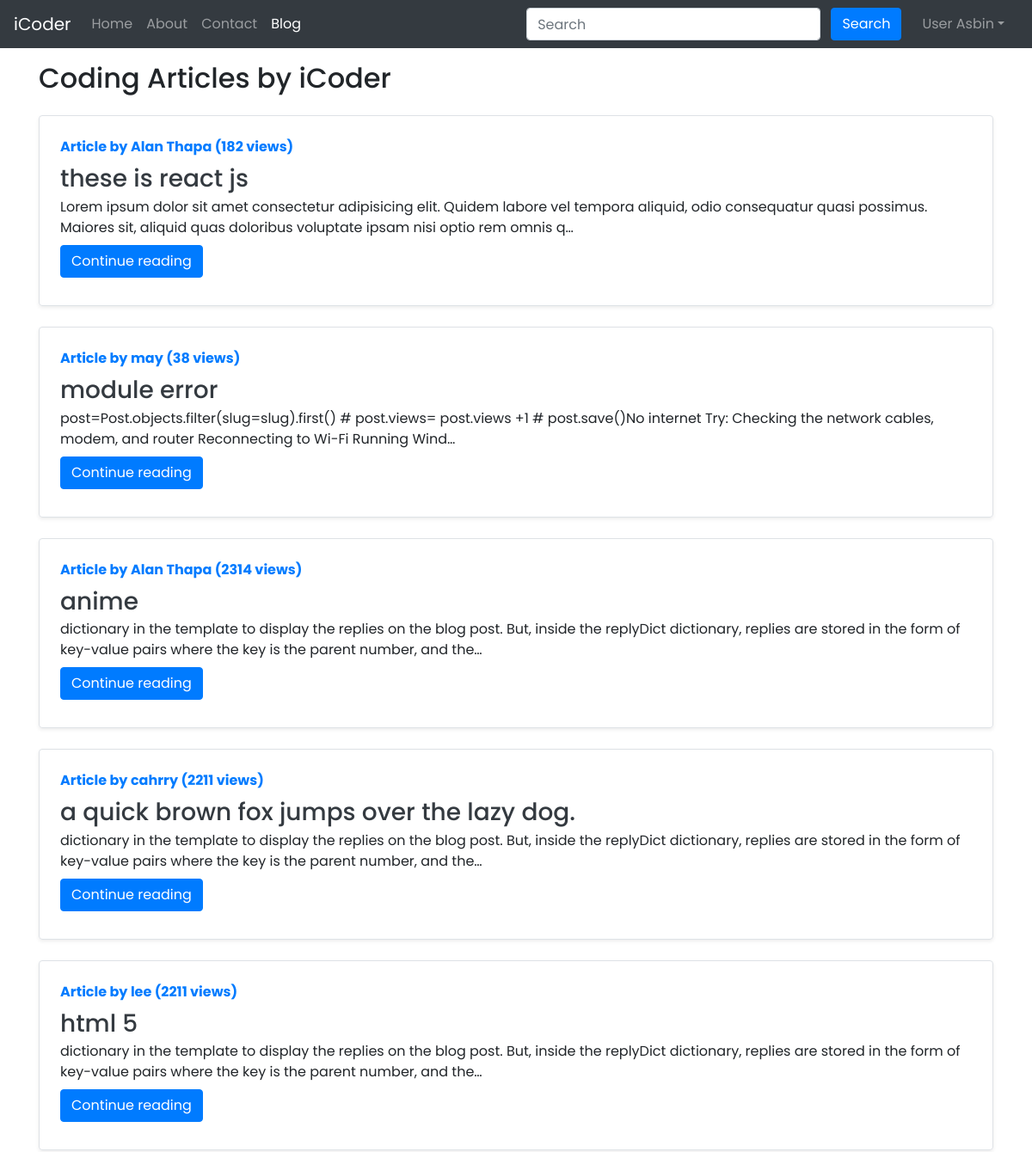
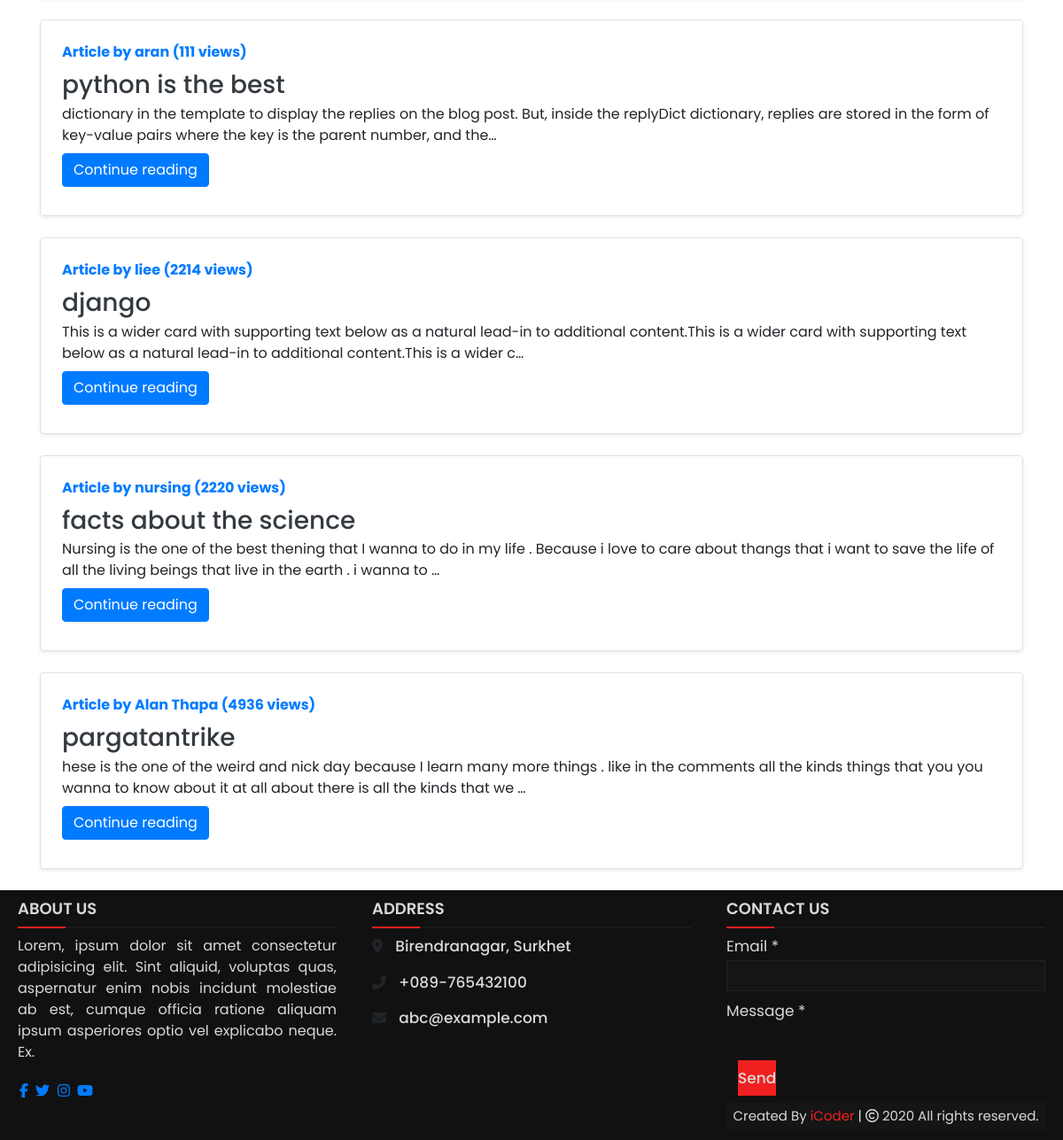
Page /blog/ (signed in) on the committed database (2 pictures, top to bottom).
### blog/models.py (models this page shows, shortened)
class Post(models.Model):
    sno = models.AutoField(primary_key=True)
    title = models.CharField(max_length=255)
    author = models.CharField(max_length=14)
    slug = models.CharField(max_length=130)
    views = models.IntegerField(default=0)
    timeStamp = models.DateTimeField(blank=True)
    content = models.TextField()

### blog/views.py (the view)
# urls.py: path('/', views.blogHome, name="bloghome"),
def blogHome(request):
    allPosts = Post.objects.all()
    context = {'allPosts': allPosts}
    return render(request, "blog/blogHome.html", context)

### templates/blog/BlogHome.html (shortened to what this page needs)
{% extends 'base.html' %}
{% block blogactive %} active {% endblock blogactive %}
{% block body %}
<div class="container my-3">
    <h2>Coding Articles by iCoder</h2>
    {% for post in allPosts %}
    <div
        class=" row extradiv no-gutters border rounded overflow-hidden flex-md-row mb-4 shadow-sm h-md-250 my-4 position-relative">
        <div class="col p-4 d-flex flex-column position-static">
            <strong class="d-inline-block mb-2 text-primary">Article by {{ post.author }} ({{ post.views }}
                views)</strong>
            <h3 class="mb-0"><a class="text-dark" href="/blog/{{post.slug}}">{{ post.title }} </a> </h3>
            <p class="card-text mb-auto">{{ post.content | safe | truncatechars:200}}</p>
            <div class="my-2">
                <a href="/blog/{{post.slug}}" role="button" class="btn btn-primary">Continue reading</a>
            </div>
        </div>
    </div>
    {% endfor %}
</div>
{% endblock %}

### templates/base.html (shortened to what this page needs)
<!DOCTYPE html>
<html lang="en">
<head>
  {% load static %}
  <link rel="stylesheet" href="../static/css/bootstrap-grid.min.css">
  <link rel="stylesheet" href="../static/css/bootstrap-reboot.css">
  <link rel="stylesheet" href="{% static 'css/bootstrap-grid.css' %}">
  <link rel="stylesheet" href="{% static 'css/bootstrap.css' %}">
  <link rel="stylesheet" href="{% static 'css/bootstrap.min.css' %}">
  <link rel="stylesheet" href="{% static 'css/bootstrap-grid.css' %}">
  <link rel="stylesheet" href="{% static 'css/bootstrap-grid.min.css' %}">
  <link rel="stylesheet" href="{% static 'css/bootstrap-reboot.css' %}">
  <link rel="stylesheet" href="{% static 'css/bootstrap-reboot.min.css' %}">
  <link rel="stylesheet" href="../">
  <link rel="stylesheet" href="https://stackpath.bootstrapcdn.com/bootstrap/4.2.1/css/bootstrap.min.css"
>
</head>
<body>
  <nav class="navbar navbar-expand-lg navbar-dark bg-dark">
    <a class="navbar-brand" href="/">iCoder</a>
    <div class="collapse navbar-collapse" id="navbarSupportedContent">
      <ul class="navbar-nav mr-auto">
        <li class="nav-item {% block homeactive %}  {% endblock homeactive %}">
          <a class="nav-link" href="/">Home <span class="sr-only">(current)</span></a>
        </li>
        <li class="nav-item {% block aboutactive %}  {% endblock aboutactive %}">
          <a class="nav-link" href="/about">About</a>
        </li>
        <li class="nav-item {% block contactactive %}  {% endblock contactactive %} ">
          <a class="nav-link" href="/contact">Contact</a>
        </li>
        <li class="nav-item {% block blogactive %}  {% endblock blogactive %} ">
          <a class="nav-link" href="/blog">Blog</a>
        </li>
      </ul>
      <div class="ml-auto form-inline ">
        <form method="get" action="/search" class="my-2 my-lg-0 mx-3">
          <input class="form-control mr-sm-2" type="search" placeholder="Search" aria-label="Search" name="query"
            id="query">
          <button class="btn btn-primary my-2 my-sm-0 " type="submit">Search</button>
        </form>
        {% if user.is_authenticated %}
        <ul class="navbar-nav mr-2">
          <li class="nav-item dropdown">
            <a class="nav-link dropdown-toggle" href='#' id="navbarDropdown" role="button" data-toggle="dropdown">
              User {{request.user}}</a>
          </li>
        </ul>
      </div>
      {% endif %}
    </div>
  </nav>
  {% block body %}
  {% endblock body %}
  <footer>
    <div class="main-content">
      <div class="left box">
        <h2 style="color: #d9d9d9;">
          About us</h2>
        <div class="content">
          <p style="color: #d9d9d9;">
            Lorem, ipsum dolor sit amet consectetur adipisicing elit. Sint aliquid, voluptas quas, aspernatur enim nobis
            incidunt molestiae ab est, cumque officia ratione aliquam ipsum asperiores optio vel explicabo neque. Ex.
          </p>
          <div class="social">
            <a href="https://facebook.com/coding.np"><span class="fab fa-facebook-f"></span></a>
            <a href="#"><span class="fab fa-twitter"></span></a>
            <a href="https://instagram.com/coding.np"><span class="fab fa-instagram"></span></a>
            <a href="https://youtube.com/c/codingnepal"><span class="fab fa-youtube"></span></a>
          </div>
        </div>
      </div>
      <div class="center box">
        <h2 style="color: #d9d9d9;">
          Address</h2>
        <div class="content">
          <div class="place">
            <span class="fas fa-map-marker-alt"></span>
            <span class="text" style="color: #d9d9d9;">Birendranagar, Surkhet</span>
          </div>
          <div class="phone">
            <span class="fas fa-phone-alt"></span>
            <span class="text" style="color: #d9d9d9;">+089-765432100</span>
          </div>
          <div class="email">
            <span class="fas fa-envelope"></span>
            <span class="text" style="color: #d9d9d9;">abc@example.com</span>
          </div>
        </div>
      </div>
      <div class="right box">
        <h2 style="color: #d9d9d9;">
          Contact us</h2>
        <div class="content" style="color: #d9d9d9;">
          <form action="#">
            <div class="email">
              <div class="text" style="color: #d9d9d9;">
                Email *</div>
              <input type="email" required>
            </div>
            <div class="msg">
              <div class="text" style="color: #d9d9d9;">
                Message *</div>
              <br />
              <div class="btn">
                <button type="submit" style="color: #d9d9d9;">Send</button>
              </div>
              <div class="bottom">
                <center>
                  <span class="credit" style="color: #d9d9d9;">Created By <a href="#top">iCoder</a> | </span>
                  <span class="far fa-copyright" style="color: #d9d9d9;"></span> 2020 All rights reserved.
                </center>
              </div>
            </div>
          </form>
        </div>
      </div>
    </div>
  </footer>
</body>
</html>

### templates/base.html (style rules this page uses)
* { margin: 0; padding: 0; box-sizing: border-box; font-family: 'Poppins', sans-serif; }
footer { bottom: 0px; width: 100%; background: #111; }
.main-content { display: flex; }
.main-content .box { flex-basis: 50%; padding: 10px 20px; }
.box h2 { font-size: 1.125rem; font-weight: 600; text-transform: uppercase; }
.box .content { margin: 20px 0 0 0; position: relative; }
.box .content:before { position: absolute; content: ''; top: -10px; height: 2px; width: 100%; background: #1a1a1a; }
.box .content:after { position: absolute; content: ''; height: 2px; width: 15%; background: #f12020; top: -10px; }
.left .content p { text-align: justify; }
.left .content .social { margin: 20px 0 0 0; }
.left .content .social a { padding: 0 2px; }
.center .content .text { font-size: 1.0625rem; font-weight: 500; padding-left: 10px; }
.center .content .phone { margin: 15px 0; }
.right form .text { font-size: 1.0625rem; margin-bottom: 2px; color: #656565; }
.right form .msg { margin-top: 10px; }
.right form input, .right form .msgForm { width: 100%; font-size: 1.0625rem; background: #151515; padding-left: 10px; border: 1px solid #222222; }
.right form input { height: 35px; }
.right form .btn { margin-top: 10px; }
.right form .btn button { height: 40px; width: 100%; border: none; outline: none; background: #f12020; font-size: 1.0625rem; font-weight: 500; cursor: pointer; transition: .3s; }
.bottom center { padding: 5px; font-size: 0.9375rem; background: #151515; }
.bottom center span { color: #656565; }
.bottom center a { color: #f12020; text-decoration: none; }

### rows in the picture
Post: author "Alan Thapa", views "182", title "these is react js", content "Lorem ipsum dolor sit amet consectetur adipisicing elit. Quidem labore vel tempora aliquid, odio consequatur quasi possimus. Maiores sit, aliquid quas doloribus voluptate ipsam nisi optio rem omnis q…"
Post: author "may", views "38", title "module error", content "post=Post.objects.filter(slug=slug).first() # post.views= post.views +1 # post.save()No internet Try: Checking the network cables, modem, and router Reconnecting to Wi-Fi Running Wind…"
Post: author "Alan Thapa", views "2314", title "anime", content "dictionary in the template to display the replies on the blog post. But, inside the replyDict dictionary, replies are stored in the form of key-value pairs where the key is the parent number, and the…"
Post: author "cahrry", views "2211", title "a quick brown fox jumps over the lazy dog.", content "dictionary in the template to display the replies on the blog post. But, inside the replyDict dictionary, replies are stored in the form of key-value pairs where the key is the parent number, and the…"
Post: author "lee", views "2211", title "html 5", content "dictionary in the template to display the replies on the blog post. But, inside the replyDict dictionary, replies are stored in the form of key-value pairs where the key is the parent number, and the…"
Post: author "aran", views "111", title "python is the best", content "dictionary in the template to display the replies on the blog post. But, inside the replyDict dictionary, replies are stored in the form of key-value pairs where the key is the parent number, and the…"
Post: author "liee", views "2214", title "django", content "This is a wider card with supporting text below as a natural lead-in to additional content.This is a wider card with supporting text below as a natural lead-in to additional content.This is a wider c…"
Post: author "nursing", views "2220", title "facts about the science", content "Nursing is the one of the best thening that I wanna to do in my life . Because i love to care about thangs that i want to save the life of all the living beings that live in the earth . i wanna to …"
Post: author "Alan Thapa", views "4936", title "pargatantrike", content "hese is the one of the weird and nick day because I learn many more things . like in the comments all the kinds things that you you wanna to know about it at all about there is all the kinds that we …"

### other values in the picture
{{ request.user }} "Asbin"
